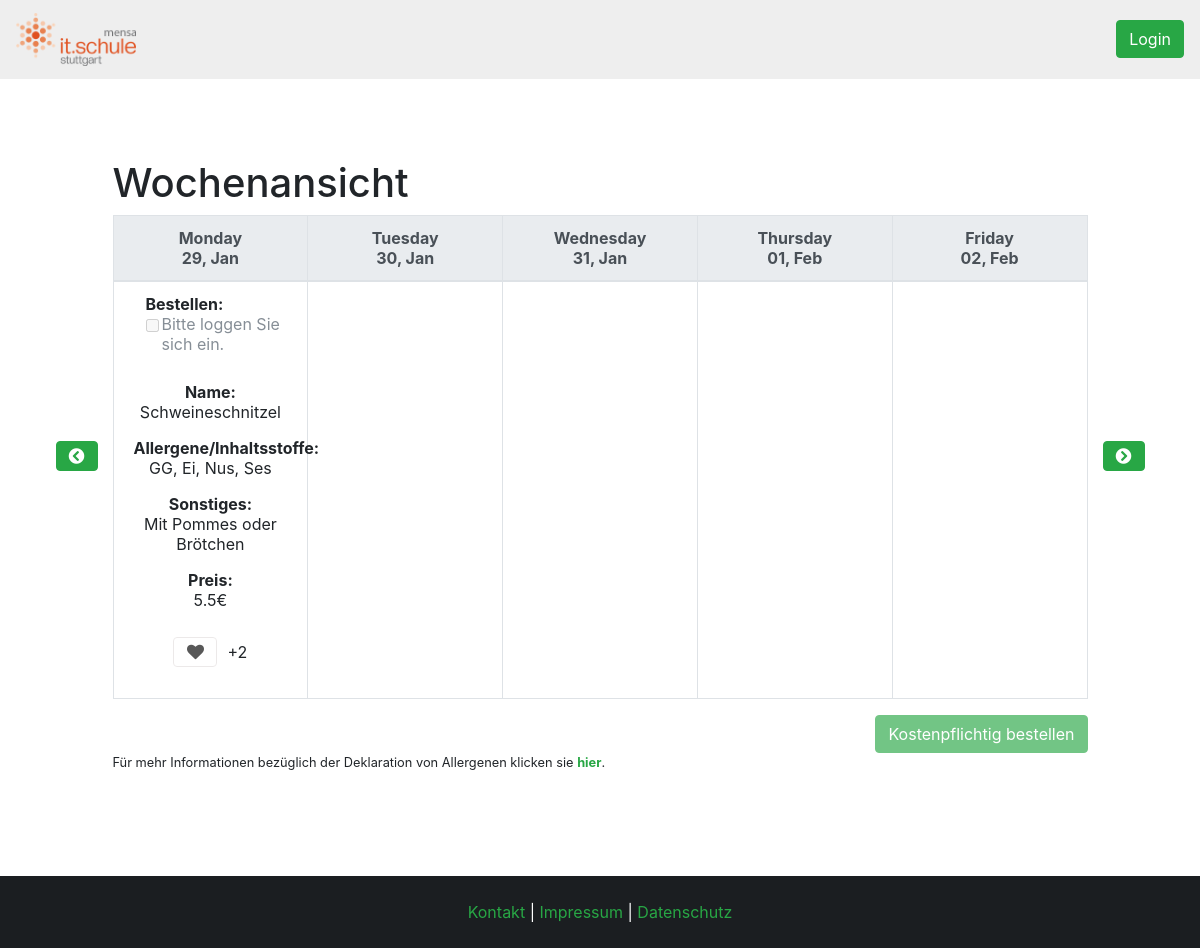
The app's page /php/index.php?week=5&year=2018 with its own data.
### tables this page shows
CREATE TABLE `speise` (
  `speise_ID` int(11) NOT NULL AUTO_INCREMENT,
  `name` varchar(45) NOT NULL,
  `preis` double NOT NULL,
  `likes` int(11) DEFAULT '0',
  `allergene_inhaltsstoffe` varchar(255) DEFAULT NULL,
  `sonstiges` varchar(255) DEFAULT NULL,
  PRIMARY KEY (`speise_ID`)
);

### php/index.php (shortened to what this page needs)
<?php
	include_once 'dependencies.php';
	include_once 'functions/index_func.php';
?>
<!DOCTYPE HTML>
<html>
	<head>
		<?php
			echo $head_dependencies;
			$dt = new DateTime;
			if (isset($_GET['year']) && isset($_GET['week'])) {
				$dt->setISODate($_GET['year'], $_GET['week']);
			} else {
				$dt->setISODate($dt->format('o'), $dt->format('W'));
			}
			$year = $dt->format('o');
			$week = $dt->format('W');
		?>
	</head>
	<body>
		<?php include 'header.php';	?>
		<div class="container col-sm-12">
			<div class="d-inline-flex">
				<div class="col-sm-1 align-self-center d-flex flex-row-reverse">
					<?PHP  $ThreeWeeksAgo = date("W", strtotime("- 3 week"));  ?>
					<a href="<?php echo $_SERVER['PHP_SELF'].'?week='.($week == 1 ? 52 : $week -1).'&year='.($week == 1 ? $year - 1 : $year) . '"'; if($week <= $ThreeWeeksAgo) { echo " class='disable' "; }  ?>">
						<button class="btn btn-success index-btns" <?PHP if($week == $ThreeWeeksAgo) { echo "disabled"; }  ?> >
							<i class='fas fa-chevron-circle-left'> </i>
						</button>
					</a>
				</div>
				<div class="align-self-stretch">
					<h1>Wochenansicht</h1>
					<table class="table table-bordered day-meal-table">
						<thead class="thead-light">
							<tr>
								<?php
									if($week < 10) {
										$week = '0'. $week;
									}
									$today = new DateTime();
									for($day=1; $day<=5; $day++){
										if ($dt->getTimestamp() == $today->getTimestamp()) {
											echo "<th class='today'>";
										} else {
											echo "<th>";
										}
										echo strftime("%A", $dt->getTimestamp()) . "<br>" . strftime('%d, %b', $dt->getTimestamp()) . "</th>\n";
										$dt->modify('+1 day');
									}
								?>
							</tr>
						</thead>
						<tbody>
							<?php
								$sql = "SELECT * FROM tagesangebot";
								$result = $conn->query($sql);
								$entries =[];
								while($entry = $result->fetch_assoc()) {
									$entries[] = $entry;
								}
								for ($i=1 ;$i <=5; $i++) {
									$output=  "<td class='align-middle'>";
									$daymeal_exists = false;
									$gendate = new DateTime();
									$gendate->setISODate($year, $week, $i);
									$date = $gendate->format('Y-m-d');
									foreach ($entries as $entry){
										if ($entry['datum'] == $date) {
											$daymeal_exists = true;
											break;
										}
									}
									if($daymeal_exists) {
										$countLikes = "SELECT COUNT(*) AS speise_likes FROM likes WHERE speise_ID =" .$entry['speise_ID'];
										$foodLikes = $conn->query($countLikes)->fetch_assoc()['speise_likes'];
										if (isset($_SESSION["id"])) {
											$checkLiked = "SELECT COUNT(*) AS userlike FROM likes WHERE speise_ID =" .$entry['speise_ID'] ." AND benutzer_ID =". $_SESSION["id"];
											$has_liked = $conn->query($checkLiked)->fetch_assoc()['userlike'];
										} else {
											$has_liked = 1;
										}
										$sql = "SELECT * FROM speise where speise_ID = ".$entry["speise_ID"];
										$meal = $conn->query($sql)->fetch_assoc();
										if (!isset($_SESSION['id'])) {
												$output = $output . "<div class='form-check d-flex flex-column'>
													<div class='d-flex'>
														<b>Bestellen:</b>
													</div>
													<div class='d-flex'>
														<input class='form-check-input indexCB ml-0' name='orders[]' type='checkbox' value='".$entry['tagesangebot_ID']."' disabled>
														<label class='form-check-label text-left pl-3'>Bitte loggen Sie sich ein.</label>
													</div>
												</div><br>";
										}
										$output = $output . "<div class='d-flex flex-column'>
										<div class='p-2'><b>Name:</b><div>".$meal['name']."</div></div>
										<div class='p-2'><b>Allergene/Inhaltsstoffe:</b><div>".$meal['allergene_inhaltsstoffe']."</div></div>
										<div class='p-2'><b>Sonstiges:</b><div>".$meal['sonstiges']."</div></div>
										<div class='p-2'><b>Preis:</b><div>".$meal['preis']."€</div></div>
										<div class='p-2'>" . likeButtons($meal["speise_ID"], $foodLikes, $has_liked) . "</div>
										</div>";
									} else {
										if(((isset($_SESSION['adminrechte'])) && $_SESSION['adminrechte'] == 2)) {
											$output = $output . "<button type='button' class='btn btn-success btn-lg' data-toggle='modal' data-target='#AddDayMeal' onclick=AddValuesToModal('".$date."')>Hinzufügen</button>";
										}
									}
									$output = $output . "</td>";
									echo $output;
								}
							?>
						</tbody>
					</table>
					<div class="order-btn">
						<input type="button" name="bestellen" class="btn btn-success order-btn" id="order-btn" value="Kostenpflichtig bestellen" data-toggle='modal' data-target='#confirm-submit' disabled>
					</div>
				</div>
				<div class="col-sm-1 align-self-center">
					<a href="<?php echo $_SERVER['PHP_SELF'].'?week='.($week == 52 ? 1 : 1 + $week).'&year='.($week == 52 ? 1 + $year : $year); ?>" class="right-arrow">
						<button class="btn btn-success position-relative">
							<i class='fas fa-chevron-circle-right'> </i>
						</button>
					</a>
				</div>
			</div>
			<div class="container col-sm-10 p-0">
				<small class="mt-2 mb-2">Für mehr Informationen bezüglich der Deklaration von Allergenen klicken sie <strong><a href="allergene.php" class="footer-links">hier</a></strong>.</small>
			</div>
		</div>
	</body>
	<?php
		include 'footer.php';
	?>
</html>

### style/style.css (style rules this page uses)
* { box-sizing: border-box; }
html { margin: 0; padding: 0; height: 100%; }
body { position: relative; min-height: 100%; padding-bottom: 6em; }
table, thead, tbody, td, th { text-align: center; }
.order-btn { float: right; }
.footer-links { color: #28a745; }
.day-meal-table { table-layout: fixed; }
.modalbox.success button, .modalbox.success button:active, .modalbox.success button:focus, { -webkit-transition: all 0.1s ease-in-out; transition: all 0.1s ease-in-out; -webkit-border-radius: 0; -moz-border-radius: 0; border-radius: 0; margin-top: 15px; width: 80%; background: transparent; color: #4caf50; border-color: #4caf50; outline: none; }

### records on screen
speise: name "Schweineschnitzel", allergene_inhaltsstoffe "GG, Ei, Nus, Ses", sonstiges "Mit Pommes oder Brötchen", preis "5.5"
